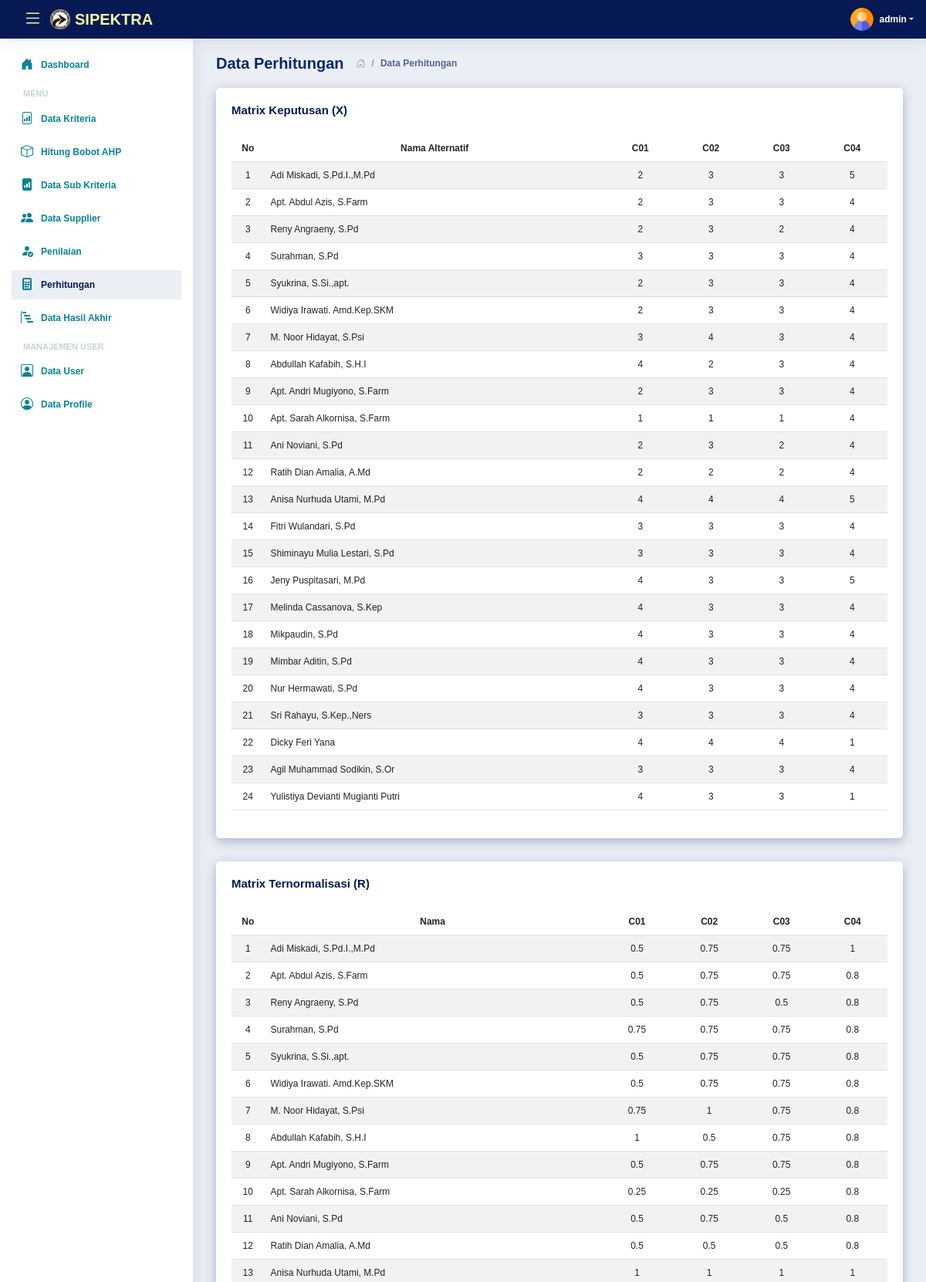
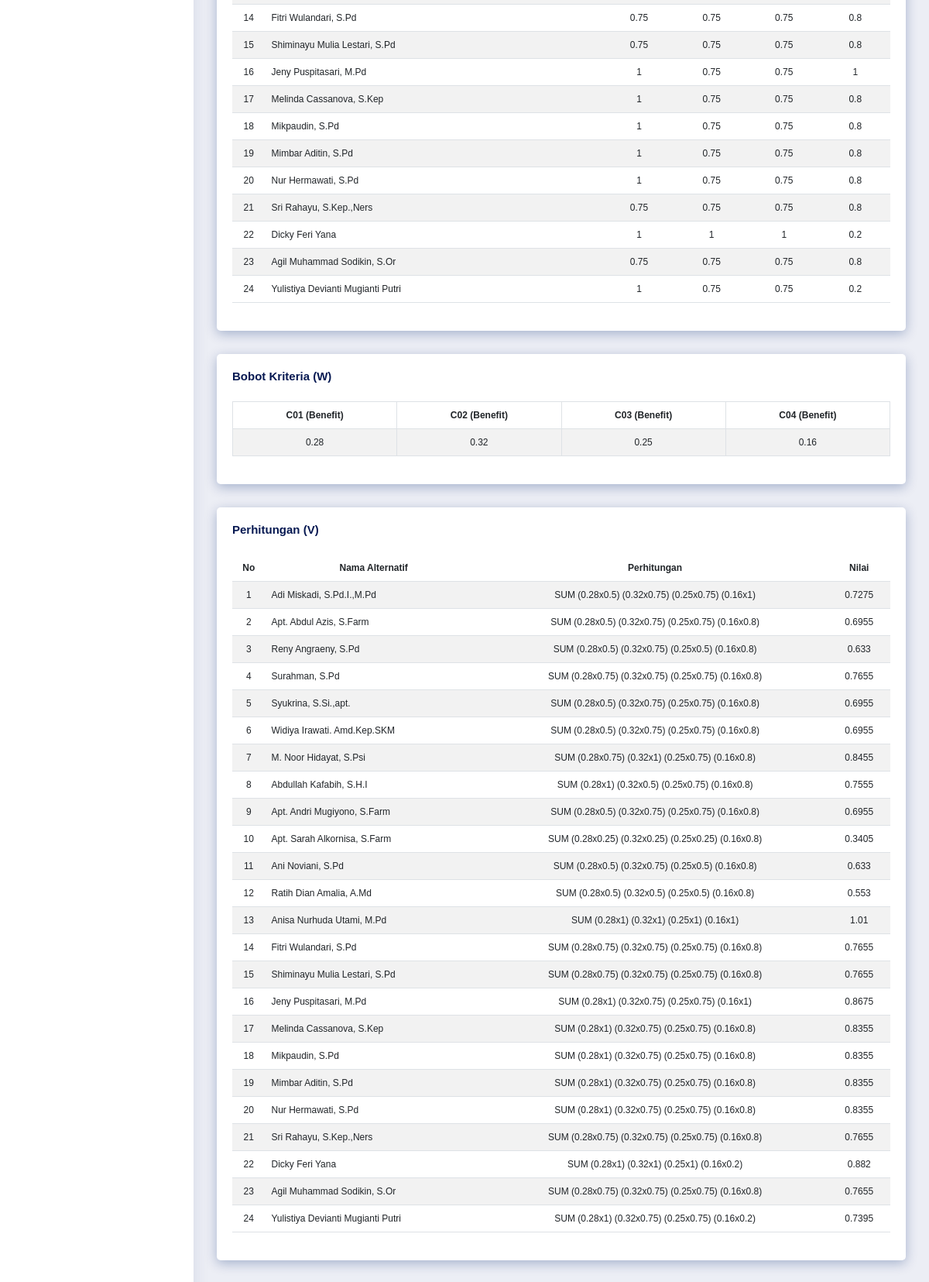
The page /perhitungan.php (signed in) on the database its author committed (2 pictures, top to bottom).
### tables this page shows
CREATE TABLE `kriteria` (
  `id_kriteria` int(11) NOT NULL,
  `kode_kriteria` varchar(255) DEFAULT NULL,
  `nama` varchar(255) DEFAULT NULL,
  `type` enum('Benefit','Cost') DEFAULT NULL,
  `ada_pilihan` tinyint(1) DEFAULT NULL,
  `bobot` float DEFAULT NULL
);

CREATE TABLE `alternatif` (
  `id_alternatif` int(11) NOT NULL,
  `nama` varchar(255) DEFAULT NULL,
  `no_hp` varchar(15) NOT NULL,
  `email` varchar(255) NOT NULL
);

### includes/functions.php (called while the page is built, shortened)
<?php
function get_role()
{
	if (isset($_SESSION['user_id']) && isset($_SESSION['role'])) {
		if ($_SESSION['role'] == '1') {
			return 'admin';
		} elseif ($_SESSION['role'] == '2') {
			return 'user';
		} elseif ($_SESSION['role'] == '3') {
			return 'supplier';
		} else {
			return false;
		}
	} else {
		return false;
	}
}
?>

### perhitungan.php (the view, shortened to what this page needs)
<?php
require_once('includes/init.php');
$user_role = get_role();
if ($user_role == 'admin' || $user_role == 'user') {
	require_once('template/header.php');
	mysqli_query($koneksi, "TRUNCATE TABLE hasil;");
	$kriteria = array();
	$q1 = mysqli_query($koneksi, "SELECT * FROM kriteria ORDER BY kode_kriteria ASC");
	while ($krit = mysqli_fetch_array($q1)) {
		$kriteria[$krit['id_kriteria']]['id_kriteria'] = $krit['id_kriteria'];
		$kriteria[$krit['id_kriteria']]['kode_kriteria'] = $krit['kode_kriteria'];
		$kriteria[$krit['id_kriteria']]['nama'] = $krit['nama'];
		$kriteria[$krit['id_kriteria']]['type'] = $krit['type'];
		$kriteria[$krit['id_kriteria']]['bobot'] = $krit['bobot'];
		$kriteria[$krit['id_kriteria']]['ada_pilihan'] = $krit['ada_pilihan'];
	}
	$alternatif = array();
	$q2 = mysqli_query($koneksi, "SELECT * FROM alternatif");
	while ($alt = mysqli_fetch_array($q2)) {
		$alternatif[$alt['id_alternatif']]['id_alternatif'] = $alt['id_alternatif'];
		$alternatif[$alt['id_alternatif']]['nama'] = $alt['nama'];
	}
	?>
	<div class="d-sm-flex align-items-center justify-content-between">
		<div class="pagetitle d-flex align-items-center">
			<h1 class="me-3">Data Perhitungan</h1>
			<nav>
				<ol class="breadcrumb mb-0">
					<li class="breadcrumb-item"><a href="index.php"><i class="bi bi-house-door"></i></a></li>
					<li class="breadcrumb-item active" aria-current="page">Data Perhitungan</li>
				</ol>
			</nav>
		</div>
	</div>
	<div class="card">
		<div class="card-body">
			<h5 class="card-title">Matrix Keputusan (X)</h5>
			<div class="table-responsive">
				<table class="table table-striped" width="100%" cellspacing="0">
					<thead>
						<tr align="center">
							<th width="5%" rowspan="2">No</th>
							<th>Nama Alternatif</th>
							<?php foreach ($kriteria as $key): ?>
								<th><?= $key['kode_kriteria'] ?></th>
							<?php endforeach ?>
						</tr>
					</thead>
					<tbody>
						<?php
						$no = 1;
						foreach ($alternatif as $keys): ?>
							<tr align="center">
								<td><?= $no; ?></td>
								<td align="left"><?= $keys['nama'] ?></td>
								<?php foreach ($kriteria as $key): ?>
									<td>
										<?php
										if ($key['ada_pilihan'] == 1) {
											$q4 = mysqli_query($koneksi, "SELECT sub_kriteria.nilai FROM penilaian JOIN sub_kriteria WHERE penilaian.nilai=sub_kriteria.id_sub_kriteria AND penilaian.id_alternatif='$keys[id_alternatif]' AND penilaian.id_kriteria='$key[id_kriteria]'");
											if (mysqli_num_rows($q4) > 0) {
												$data = mysqli_fetch_array($q4);
												echo $data['nilai'];
											} else {
												echo "No data found";
											}
										} else {
											$q4 = mysqli_query($koneksi, "SELECT nilai FROM penilaian WHERE id_alternatif='$keys[id_alternatif]' AND id_kriteria='$key[id_kriteria]'");
											$data = mysqli_fetch_array($q4);
											echo $data['nilai'];
										}
										?>
									</td>
								<?php endforeach ?>
							</tr>
							<?php
							$no++;
						endforeach ?>
					</tbody>
				</table>
			</div>
		</div>
	</div>
	<div class="card">
		<div class="card-body">
			<h5 class="card-title">Matrix Ternormalisasi (R)</h5>
			<div class="table-responsive">
				<table class="table table-striped" width="100%" cellspacing="0">
					<thead>
						<tr align="center">
							<th width="5%" rowspan="2">No</th>
							<th>Nama </th>
							<?php foreach ($kriteria as $key): ?>
								<th><?= $key['kode_kriteria'] ?></th>
							<?php endforeach ?>
						</tr>
					</thead>
					<tbody>
						<?php
						$no = 1;
						foreach ($alternatif as $keys): ?>
							<tr align="center">
								<td><?= $no; ?></td>
								<td align="left"><?= $keys['nama'] ?></td>
								<?php foreach ($kriteria as $key): ?>
									<td>
										<?php
										if ($key['ada_pilihan'] == 1) {
											$q4 = mysqli_query($koneksi, "SELECT sub_kriteria.nilai FROM penilaian JOIN sub_kriteria WHERE penilaian.nilai=sub_kriteria.id_sub_kriteria AND penilaian.id_alternatif='$keys[id_alternatif]' AND penilaian.id_kriteria='$key[id_kriteria]'");
											$dt1 = mysqli_fetch_array($q4);
											$q5 = mysqli_query($koneksi, "SELECT MAX(sub_kriteria.nilai) as max, MIN(sub_kriteria.nilai) as min, kriteria.type FROM penilaian JOIN sub_kriteria ON penilaian.nilai=sub_kriteria.id_sub_kriteria JOIN kriteria ON penilaian.id_kriteria=kriteria.id_kriteria WHERE penilaian.id_kriteria='$key[id_kriteria]'");
											$dt2 = mysqli_fetch_array($q5);
											if ($dt2['type'] == "Benefit") {
												echo $dt1['nilai'] / $dt2['max'];
											} else {
												echo $dt2['min'] / $dt1['nilai'];
											}
										}
										?>
									</td>
								<?php endforeach ?>
							</tr>
							<?php
							$no++;
						endforeach ?>
					</tbody>
				</table>
			</div>
		</div>
	</div>
	<div class="card">
		<div class="card-body">
			<h5 class="card-title">Bobot Kriteria (W)</h5>
			<div class="table-responsive">
				<table class="table table-striped table-bordered" width="100%" cellspacing="0">
					<thead>
						<tr align="center">
							<?php foreach ($kriteria as $key): ?>
								<th><?= $key['kode_kriteria'] ?> (<?= $key['type'] ?>)</th>
							<?php endforeach ?>
						</tr>
					</thead>
					<tbody>
						<tr align="center">
							<?php foreach ($kriteria as $key): ?>
								<td>
									<?php
									echo $key['bobot'];
									?>
								</td>
							<?php endforeach ?>
						</tr>
					</tbody>
				</table>
			</div>
		</div>
	</div>
	<div class="card">
		<div class="card-body">
			<h5 class="card-title">Perhitungan (V)</h5>
			<div class="table-responsive">
				<table class="table table-striped" width="100%" cellspacing="0">
					<thead>
						<tr align="center">
							<th width="5%" rowspan="2">No</th>
							<th>Nama Alternatif</th>
							<th>Perhitungan</th>
							<th>Nilai</th>
						</tr>
					</thead>
					<tbody>
						<?php
						$no = 1;
						foreach ($alternatif as $keys): ?>
							<tr align="center">
								<td><?= $no; ?></td>
								<td align="left"><?= $keys['nama'] ?></td>
								<td>
									SUM
									<?php
									$nilai_v = 0;
									foreach ($kriteria as $key):
										$bobot = $key['bobot'];
										if ($key['ada_pilihan'] == 1) {
											$q4 = mysqli_query($koneksi, "SELECT sub_kriteria.nilai FROM penilaian JOIN sub_kriteria WHERE penilaian.nilai=sub_kriteria.id_sub_kriteria AND penilaian.id_alternatif='$keys[id_alternatif]' AND penilaian.id_kriteria='$key[id_kriteria]'");
											$dt1 = mysqli_fetch_array($q4);
											$q5 = mysqli_query($koneksi, "SELECT MAX(sub_kriteria.nilai) as max, MIN(sub_kriteria.nilai) as min, kriteria.type FROM penilaian JOIN sub_kriteria ON penilaian.nilai=sub_kriteria.id_sub_kriteria JOIN kriteria ON penilaian.id_kriteria=kriteria.id_kriteria WHERE penilaian.id_kriteria='$key[id_kriteria]'");
											$dt2 = mysqli_fetch_array($q5);
											if ($dt2['type'] == "Benefit") {
												$nilai_r = $dt1['nilai'] / $dt2['max'];
											} else {
												$nilai_r = $dt2['min'] / $dt1['nilai'];
											}
										}
										$nilai_penjumlahan = $bobot * $nilai_r;
										$nilai_v += $nilai_penjumlahan;
										echo "(" . $bobot . "x" . $nilai_r . ") ";
									endforeach ?>
								</td>
								<td>
									<?php
									echo $nilai_v;
									mysqli_query($koneksi, "INSERT INTO hasil (id_alternatif, nilai) VALUES ('$keys[id_alternatif]', '$nilai_v')");
									?>
								</td>
							</tr>
							<?php
							$no++;
						endforeach ?>
					</tbody>
				</table>
			</div>
		</div>
	</div>
	<?php
	require_once('template/footer.php');
} else {
	header('Location: login.php');
}
?>

### assets/css/style.css (style rules this page uses)
:root { scroll-behavior: smooth; }
body { font-family: "Montserrat", sans-serif; background: #eceef5; color: #071952; }
a { color: #1A5319; text-decoration: none; }
h1, h2, h3, h4, h5, h6 { font-family: "Montserrat", sans-serif; }
.pagetitle { margin-bottom: 20px; }
.pagetitle h1 { font-size: 20px; margin-bottom: 0; font-weight: 600; color: #012970; }
.card { margin-bottom: 30px; border: none; border-radius: 5px; box-shadow: 0px 4px 15px rgba(1, 41, 112, 0.3); }
.card-title { padding: 20px 0 15px 0; font-size: 15px; font-weight: 600; color: #071952; font-family: "Montserrat", sans-serif; }
.card-body { padding: 0 20px 20px 20px; font-size: 12px; }
.breadcrumb { font-size: 12px; font-family: "Montserrat", sans-serif; color: #899bbd; font-weight: 600; }
.breadcrumb a { color: #899bbd; transition: 0.3s; }
.breadcrumb .breadcrumb-item::before { color: #899bbd; }
.breadcrumb .active { color: #51678f; font-weight: 600; }

### rows shown on the page
kriteria: kode_kriteria "C01", nilai "2", nilai "3", nilai "4", nilai "1", max "0.5", max "0.75", max "1", max "0.25", type "Benefit", bobot "0.28", nilai_r "0.5", nilai_r "0.75", nilai_r "1", nilai_r "0.25"
kriteria: kode_kriteria "C02", nilai "3", nilai "4", nilai "2", nilai "1", max "0.75", max "1", max "0.5", max "0.25", type "Benefit", bobot "0.32", nilai_r "0.75", nilai_r "1", nilai_r "0.5", nilai_r "0.25"
kriteria: kode_kriteria "C03", nilai "3", nilai "2", nilai "1", nilai "4", max "0.75", max "0.5", max "0.25", max "1", type "Benefit", bobot "0.25", nilai_r "0.75", nilai_r "0.5", nilai_r "0.25", nilai_r "1"
kriteria: kode_kriteria "C04", nilai "5", nilai "4", nilai "1", max "1", max "0.8", max "0.2", type "Benefit", bobot "0.16", nilai_r "1", nilai_r "0.8", nilai_r "0.2"
alternatif: nama "Adi Miskadi, S.Pd.I.,M.Pd", nilai_v "0.7275"
alternatif: nama "Apt. Abdul Azis, S.Farm", nilai_v "0.6955"
alternatif: nama "Reny Angraeny, S.Pd", nilai_v "0.633"
alternatif: nama "Surahman, S.Pd", nilai_v "0.7655"
alternatif: nama "Syukrina, S.Si.,apt.", nilai_v "0.6955"
alternatif: nama "Widiya Irawati. Amd.Kep.SKM", nilai_v "0.6955"
alternatif: nama "M. Noor Hidayat, S.Psi", nilai_v "0.8455"
alternatif: nama "Abdullah Kafabih, S.H.I", nilai_v "0.7555"
alternatif: nama "Apt. Andri Mugiyono, S.Farm", nilai_v "0.6955"
alternatif: nama "Apt. Sarah Alkornisa, S.Farm", nilai_v "0.3405"
alternatif: nama "Ani Noviani, S.Pd", nilai_v "0.633"
alternatif: nama "Ratih Dian Amalia, A.Md", nilai_v "0.553"
alternatif: nama "Anisa Nurhuda Utami, M.Pd", nilai_v "1.01"
alternatif: nama "Fitri Wulandari, S.Pd", nilai_v "0.7655"
alternatif: nama "Shiminayu Mulia Lestari, S.Pd", nilai_v "0.7655"
alternatif: nama "Jeny Puspitasari, M.Pd", nilai_v "0.8675"
alternatif: nama "Melinda Cassanova, S.Kep", nilai_v "0.8355"
alternatif: nama "Mikpaudin, S.Pd", nilai_v "0.8355"
alternatif: nama "Mimbar Aditin, S.Pd", nilai_v "0.8355"
alternatif: nama "Nur Hermawati, S.Pd", nilai_v "0.8355"
alternatif: nama "Sri Rahayu, S.Kep.,Ners", nilai_v "0.7655"
alternatif: nama "Dicky Feri Yana", nilai_v "0.882"
alternatif: nama "Agil Muhammad Sodikin, S.Or", nilai_v "0.7655"
alternatif: nama "Yulistiya Devianti Mugianti Putri", nilai_v "0.7395"

### other values the page prints
$_SESSION['username'] "admin"
